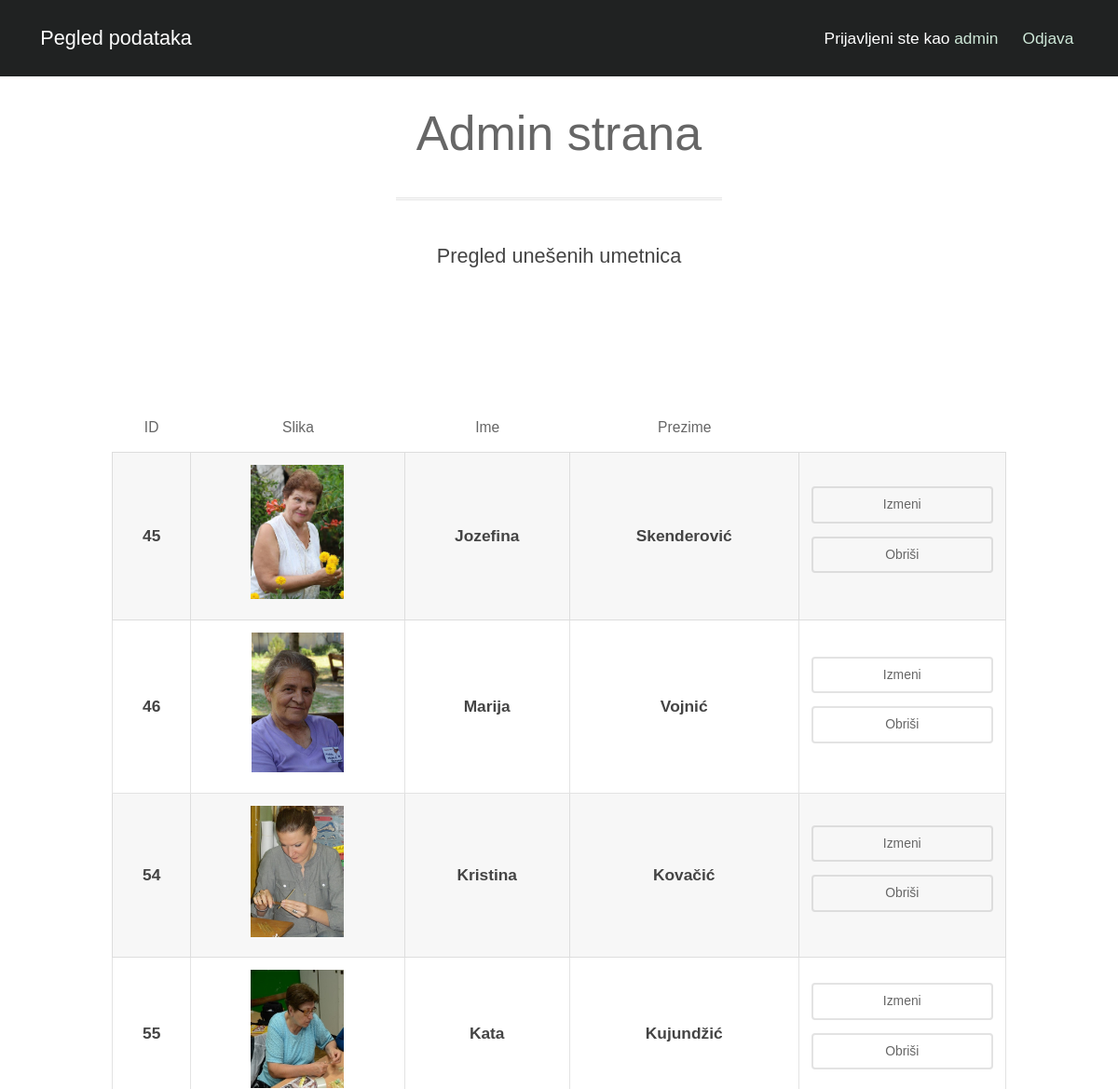
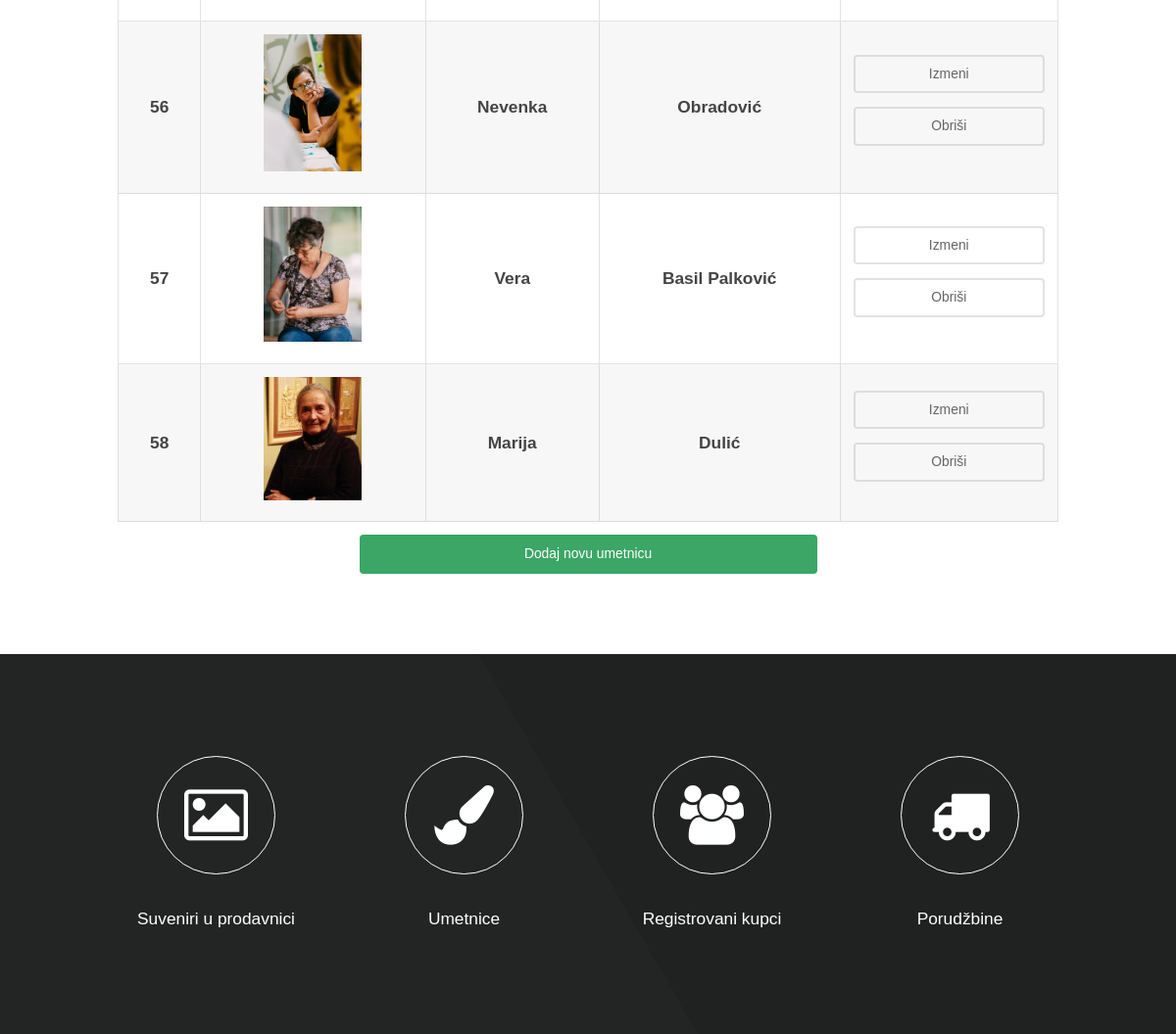
The app's page /admin/adminAuthorsOverview.php (signed in) with its own data (2 pictures, top to bottom).
### tables this page shows
CREATE TABLE `authors` (
  `id` int(8) NOT NULL,
  `author_name` varchar(25) NOT NULL,
  `author_surname` varchar(25) NOT NULL,
  `author_bio` varchar(500) NOT NULL,
  `author_image` text NOT NULL
);

### admin/adminAuthorsOverview.php (the view, shortened to what this page needs)
<!DOCTYPE html>
<html lang="en">
<head>
</head>
<body>
<header id="header" style="position: fixed">
    <h1><a href="adminOverview.php">Pegled podataka</a></h1>
    <nav id="nav">
        <ul>
            <?php
            if (isset($_SESSION['u_id'])) {
                echo '<li>Prijavljeni ste kao <span style="color: #cee8d8;">'.$_SESSION['u_id'].'</span></li>';
                echo '<li><a href="adminIncludes/adminLogout.php">Odjava</a></li>';}
            ?>
        </ul>
    </nav>
</header>
<section id="main" class="wrapper">
    <div class="container">
        <header class="major">
            <h2>Admin strana</h2>
            <p>Pregled unešenih umetnica</p>
        </header>
    </div>
</section>
<section>
                <div class="container">
                    <div class="table-wrapper">
                        <table class="alt" style="text-align: center; width: 100%;">
                    <thead>
                    <tr>
                        <th>ID</th>
                        <th>Slika</th>
                        <th>Ime</th>
                        <th>Prezime</th>
                        <th></th>
                    </tr>
                    </thead>
                    <tbody>
                        <?php
                        require "../db_config.php";
                        $sql = "SELECT * FROM authors";
                        $query = mysqli_query($connection,$sql);
                        while ($row = mysqli_fetch_array($query)){
                            echo "<tr>";
                            echo "<td style='vertical-align: middle; font-weight: bold'>" . $row['id'] . "</td>";
                            echo "<td style='vertical-align: middle; font-weight: bold'><img src=\"" . $row['author_image'] . "\" style=\"max-width: 100px; max-height: 150px;\"></td>";
                            echo "<td style='vertical-align: middle; font-weight: bold'>" . $row['author_name'] . "</td>";
                            echo "<td style='vertical-align: middle; font-weight: bold'>" . $row['author_surname'] . "</td>";
                            echo "<td style='vertical-align: middle; font-weight: bold'>
                                  <a href='adminChangeAuthor.php?id={$row['id']}' class=\"button alt fit small\">Izmeni</a>
                                  <a onclick='return confirm(\"Da li ste sigurni da želite da obrišete?\")' href='adminIncludes/adminAuthors_inc.php?id={$row['id']}&authDel=1' class=\"button alt fit small\">Obriši</a></td>";
                            echo "</tr>";
                        }
                        ?>
                    </tbody>
                            <tfoot>
                            <tr><td colspan="9" align="center">
                                    <div class="6u$ 12u$(small)">
                                        <ul class="actions fit small">
                                            <li><a href="adminAddAuthor.php" class="button fit small">Dodaj novu umetnicu</a></li>
                                        </ul>
                                    </div>
                                </td></tr>
                            </tfoot>
                </table>
        </div>
    </div>
</section>
<section class="wrapper style1 align-center">
    <div class="container">
        <div class="row 200%">
            <section class="3u 12u$(small)">
                <a href="adminSouvenirsOverview.php"><i class="fa icon big rounded fa-image"></i>
                    <p>Suveniri u prodavnici</p></a>
            </section>
            <section class="3u 12u$(small)">
                <a href="adminAuthorsOverview.php"><i class="fa icon big rounded fa-paint-brush"></i>
                    <p>Umetnice</p></a>
            </section>
            <section class="3u 12u$(small)">
                <a href="adminCustomersOverview.php"><i class="fa icon big rounded fa-users"></i>
                    <p>Registrovani kupci</p></a>
            </section>
            <section class="3u 12u$(small)">
                <a href="adminOrdersOverview.php"><i class="fa icon big rounded fa-truck"></i>
                    <p>Porudžbine</p></a>
            </section>
        </div>
    </div>
</section>
</body>
</html>

### admin/css/style-xlarge.css (style rules this page uses)
body, input, select, textarea { font-size: 13pt; }

### admin/css/style-large.css (style rules this page uses)
body, input, select, textarea { font-size: 13pt; }

### records on screen
authors: id "45", author_image (picture), author_name "Jozefina", author_surname "Skenderović"
authors: id "46", author_image (picture), author_name "Marija", author_surname "Vojnić"
authors: id "54", author_image (picture), author_name "Kristina", author_surname "Kovačić"
authors: id "55", author_image (picture), author_name "Kata", author_surname "Kujundžić"
authors: id "56", author_image (picture), author_name "Nevenka", author_surname "Obradović"
authors: id "57", author_image (picture), author_name "Vera", author_surname "Basil Palković"
authors: id "58", author_image (picture), author_name "Marija", author_surname "Dulić"

### other values on screen
$_SESSION['u_id'] "admin"
